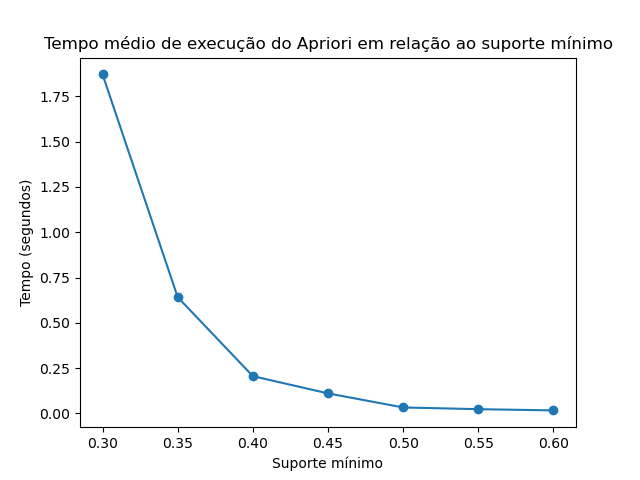

The Python source for this figure:
# Importa as bibliotecas necessárias
import matplotlib.pyplot as plt
import pandas as pd
import numpy as np
from mlxtend.preprocessing import TransactionEncoder
from mlxtend.frequent_patterns import apriori
from timeit import default_timer as timer

# Cria uma lista de transações (cada transação é uma lista de itens)
# mushroom.dat é o arquivo texto que contém 8124 transações
transacoes = np.loadtxt("mushroom.dat", dtype=int)

# Converte a lista de transações em um formato adequado para o Apriori
te = TransactionEncoder()
te_ary = te.fit(transacoes).transform(transacoes)
df = pd.DataFrame(te_ary, columns=te.columns_)

#suportes mínimos usados para o teste
SuporteMinimo = [0.3, 0.35, 0.4, 0.45, 0.5, 0.55, 0.6]

#tempos médios de execução para os diferentes suportes mínimos
mediaExecucao = []

#Armazena os 10 tempos de execução para um suporte mínimo entre 30% e 60%
temposExecucao30 = []
temposExecucao35 = []
temposExecucao40 = []
temposExecucao45 = []
temposExecucao50 = []
temposExecucao55 = []
temposExecucao60 = []

for value in SuporteMinimo:
    #executa 10 vezes o Apriori
    for i in range(10):
        TempoInicial = timer()
        frequent_itemsets = apriori(df, min_support=value)
        TempoFinal= timer()
        Delta = TempoFinal- TempoInicial
        if value == 0.3: temposExecucao30.append(Delta)
        elif value == 0.35: temposExecucao35.append(Delta)
        elif value == 0.4: temposExecucao40.append(Delta)
        elif value == 0.45: temposExecucao45.append(Delta)
        elif value == 0.5: temposExecucao50.append(Delta)
        elif value == 0.55: temposExecucao55.append(Delta)
        elif value == 0.6: temposExecucao60.append(Delta)

mediaExecucao.append(sum(temposExecucao30)/len(temposExecucao30))
mediaExecucao.append(sum(temposExecucao35)/len(temposExecucao35))
mediaExecucao.append(sum(temposExecucao40)/len(temposExecucao40))
mediaExecucao.append(sum(temposExecucao45)/len(temposExecucao45))
mediaExecucao.append(sum(temposExecucao50)/len(temposExecucao50))
mediaExecucao.append(sum(temposExecucao55)/len(temposExecucao55))
mediaExecucao.append(sum(temposExecucao60)/len(temposExecucao60))

# Plota o gráfico
plt.plot(SuporteMinimo, mediaExecucao, marker='o')
plt.title('Tempo médio de execução do Apriori em relação ao suporte mínimo')
plt.xlabel('Suporte mínimo')
plt.ylabel('Tempo (segundos)')
plt.show()
